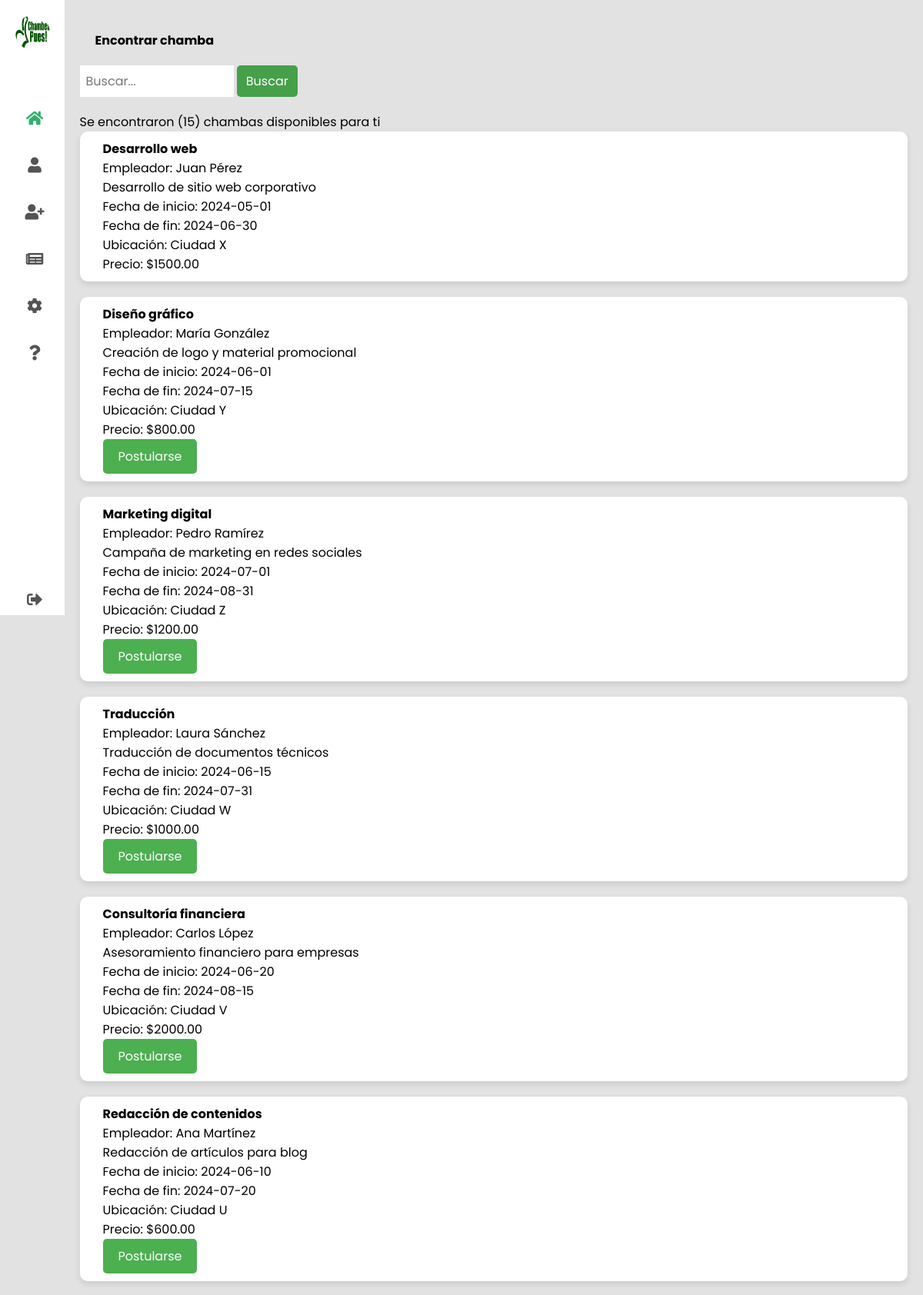
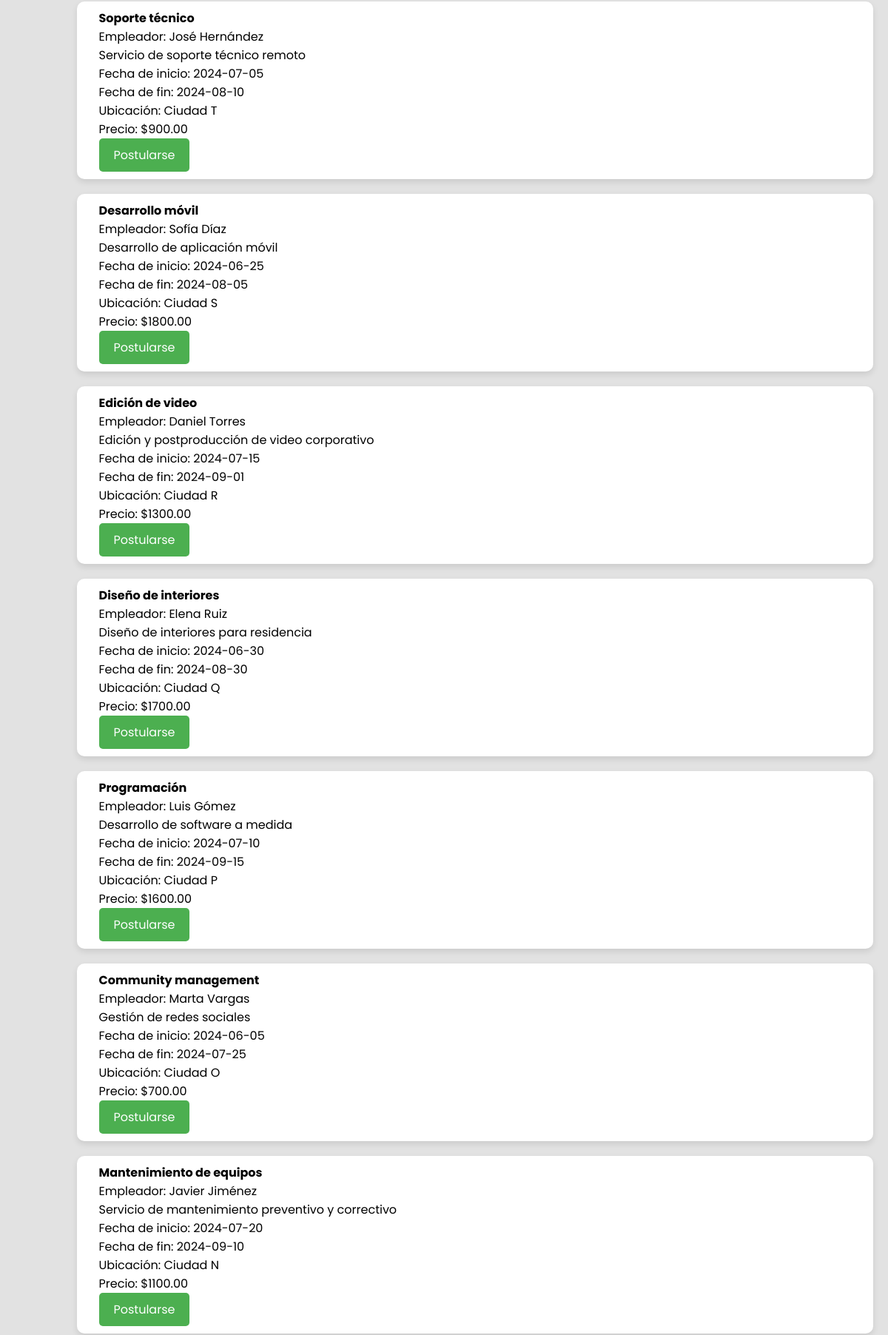
Screenshot of /inicio.php (signed in, upper part) with the database file from the repository (2 pictures, top to bottom).
### tables this page shows
CREATE TABLE `trabajos` (
    `trabajoID` INT PRIMARY KEY AUTO_INCREMENT,
    `foto` VARCHAR(255),
    `titulo` VARCHAR(255) NOT NULL,
    `descripcion` TEXT,
    `fecha_inicio` DATE,
    `fecha_fin` DATE,
    `ubicacion` VARCHAR(100),
    `precio` DECIMAL(10, 2),
    `empleadorID` INT,
    FOREIGN KEY (`empleadorID`) REFERENCES `usuarios`(`user_id`)
);

CREATE TABLE `usuarios` (
    `user_id` INT(11) PRIMARY KEY AUTO_INCREMENT,
    `nombre` VARCHAR(100),
    `apellido` VARCHAR(100),
    `edad` INT,
    `correo` VARCHAR(100) NOT NULL UNIQUE,
    `contrasena` VARCHAR(255) NOT NULL,
    `fecha_registro` TIMESTAMP,
    `estado` VARCHAR(255) NOT NULL
);

### inicio.php (the view, shortened to what this page needs)
<!DOCTYPE html>
<html lang="en">
<head>
    <link rel="stylesheet" href="style.css" />
    <link rel="stylesheet" href="https://cdnjs.cloudflare.com/ajax/libs/font-awesome/5.15.4/css/all.min.css" />
</head>
<body>
    <div class="container">
        <nav>
            <ul>
                <li><a href="" class="logo">
                        <img src="assets/logo chambea pues.png">
                        <span class="nav-item">
                        </span>
                    </a></li>
                <li><a href="inicio.php">
                        <i class="fas fa-home" style="color: #34AF6D;"></i>
                    </a></li>
                <li><a href="perfil.php">
                        <i class="fas fa-user"></i>
                    </a></li>
                <li><a href="chambas.php">
                        <i class="fas fa-user-plus"></i>
                    </a></li>
                <li><a href="publicar.php">
                        <i class="fas fa-newspaper"></i>
                    </a></li>
                <li><a href="configracion.php">
                        <i class="fas fa-cog"></i>
                    </a></li>
                <li><a href="ayuda.php">
                        <i class="fas fa-question"></i>
                    </a></li>
                <li><a href="cerrar.php" class="logout">
                        <i class="fas fa-sign-out-alt"></i>
                    </a></li>
            </ul>
        </nav>
        <section class="main">
            <div class="main-top">
            <h1>Encontrar chamba</h1>
</div>
<div class="search-filters">
    <form method="GET" action="<?php echo $_SERVER['PHP_SELF']; ?>">
        <input type="text" name="search" placeholder="Buscar...">
        <button type="submit">Buscar</button>
    </form>
</div>
<?php
include("config/conexion.php");
if (isset($_GET['search']) && !empty($_GET['search'])) {
    $search = $conexion->real_escape_string($_GET['search']);
    $sql = "SELECT t.trabajoID, t.foto, t.titulo, t.descripcion, t.fecha_inicio, t.fecha_fin, t.ubicacion, t.precio, t.empleadorID, u.nombre AS nombre_empleador, u.apellido AS apellido_empleador
            FROM trabajos AS t
            INNER JOIN usuarios AS u ON t.empleadorID = u.user_id
            WHERE t.titulo LIKE '%$search%' OR t.descripcion LIKE '%$search%'";
    $result = $conexion->query($sql);
    if ($result->num_rows > 0) {
        echo "<p>Se encontraron (" . $result->num_rows . ") chambas disponibles para ti</p>";
        while($row = $result->fetch_assoc()) {
            echo "<div class='job-card'>";
            echo "<div class='job-details'>";
            echo "<img src='acciones/foto_trabajo/icono.png' alt=''>";
            echo "</div>";
            echo "<div class='job-details'>";
            echo "<h2>" . $row['titulo'] . "</h2>";
            echo "<p>Empleador: " . $row['nombre_empleador'] . " " . $row['apellido_empleador'] . "</p>";
            echo "<p>" . $row['descripcion'] . "</p>";
            echo "<p>Fecha de inicio: " . $row['fecha_inicio'] . "</p>";
            echo "<p>Fecha de fin: " . $row['fecha_fin'] . "</p>";
            echo "<p>Ubicación: " . $row['ubicacion'] . "</p>";
            echo "<p>Precio: $" . $row['precio'] . "</p>";
            echo "<form action='tomar_chamba.php' method='POST'>";
            echo "<input type='hidden' name='trabajo_id' value='" . $row['trabajoID'] . "'>";
            $sql_check = "SELECT * FROM tomar_chamba WHERE trabajoID = " . $row['trabajoID'] . " AND usuarioID = " . $_SESSION['user_id'];
            $result_check = $conexion->query($sql_check);
            if ($result_check->num_rows > 0) {
                echo "<button type='submit' id='postularse-button' style='display: none'>Postularse</button>";
            } else {
                echo "<button type='submit' id='postularse-button'>Postularse</button>";
            }
            echo "</form>";
            echo "</div>";
            echo "</div>";
        }
    } else {
        echo "<p>No se encontraron trabajos disponibles.</p>";
    }
} else {
    $sql = "SELECT t.trabajoID, t.foto, t.titulo, t.descripcion, t.fecha_inicio, t.fecha_fin, t.ubicacion, t.precio, t.empleadorID, u.nombre AS nombre_empleador, u.apellido AS apellido_empleador
            FROM trabajos AS t
            INNER JOIN usuarios AS u ON t.empleadorID = u.user_id";
    $result = $conexion->query($sql);
    if ($result->num_rows > 0) {
        echo "<p>Se encontraron (" . $result->num_rows . ") chambas disponibles para ti</p>";
        while($row = $result->fetch_assoc()) {
            echo "<div class='job-card'>";
            echo "<div class='job-details'>";
            echo "</div>";
            echo "<div class='job-details'>";
            echo "<h2>" . $row['titulo'] . "</h2>";
            echo "<p>Empleador: " . $row['nombre_empleador'] . " " . $row['apellido_empleador'] . "</p>";
            echo "<p>" . $row['descripcion'] . "</p>";
            echo "<p>Fecha de inicio: " . $row['fecha_inicio'] . "</p>";
            echo "<p>Fecha de fin: " . $row['fecha_fin'] . "</p>";
            echo "<p>Ubicación: " . $row['ubicacion'] . "</p>";
            echo "<p>Precio: $" . $row['precio'] . "</p>";
            echo "<form action='tomar_chamba.php' method='POST'>";
            $sql_check = "SELECT * FROM tomar_chamba WHERE trabajoID = " . $row['trabajoID'] . " AND usuarioID = " . $_SESSION['user_id'];
            $result_check = $conexion->query($sql_check);
            if ($result_check->num_rows > 0) {
                echo "<button type='submit' id='postularse-button' style='display: none'>Postularse</button>";
            } else {
                echo "<button type='submit' id='postularse-button'>Postularse</button>";
            }
            echo "</form>";
            echo "</div>";
            echo "</div>";
        }
    } else {
        echo "<p>No se encontraron trabajos disponibles.</p>";
    }
}
?>
</body>
</html>

### adm/css/style.css (style rules this page uses)
* { box-sizing: border-box; font-family: -apple-system, BlinkMacSystemFont, "segoe ui", roboto, oxygen, ubuntu, cantarell, "ira sans", "droid sans", "helvetica neue", Arial, sans-serif; font-size: 16px; -webkit-font-smoothing: antialiased; -moz-osx-font-smoothing: grayscale; }
body { background-color: #ffffff; }

### inicio.php (style rules this page uses)
* { margin: 0; padding: 0; outline: none; border: none; text-decoration: none; box-sizing: border-box; font-family: "Poppins", sans-serif; }
body { background: rgb(226, 226, 226); }
nav { position: sticky; top: 0; bottom: 0; height: 100vh; left: 0; width: 90px; background: #fff; overflow: hidden; transition: 1s; }
.logo { text-align: center; display: flex; margin: 10px 0 0 10px; padding-bottom: 3rem; }
.logo img { width: 45px; height: 45px; border-radius: 50%; }
.logo span { font-weight: bold; padding-left: 15px; font-size: 18px; text-transform: uppercase; }
a { position: relative; width: 280px; font-size: 14px; color: rgb(85, 83, 83); display: table; padding: 10px; }
nav .fas { position: relative; width: 70px; height: 40px; top: 20px; font-size: 20px; text-align: center; }
.nav-item { position: relative; top: 17px; margin-left: 10px; }
.logout { position: absolute; bottom: 0; }
.container { display: flex; }
.main { position: relative; padding: 20px; width: 100%; }
.main-top { display: flex; width: 100%; }
h1 { margin: 20px; }
button { background-color: #4CAF50; border: none; color: white; padding: 10px 20px; text-align: center; text-decoration: none; display: inline-block; font-size: 16px; margin-top: auto; cursor: pointer; border-radius: 5px; }
.job-card { background-color: #ffffff; border-radius: 10px; box-shadow: 0 4px 8px rgba(0, 0, 0, 0.1); padding: 10px; margin-bottom: 20px; display: flex; flex-direction: row; align-items: center; }
.search-filters { margin-bottom: 20px; }
.search-filters input[type="text"] { padding: 8px; width: 200px; }
.search-filters button { padding: 8px 12px; background-color: #45a049; color: white; border: none; cursor: pointer; }

### rows the page displays
trabajos: titulo "Desarrollo web", empleadorID.nombre "Juan", empleadorID.apellido "Pérez", descripcion "Desarrollo de sitio web corporativo", fecha_inicio "2024-05-01", fecha_fin "2024-06-30", ubicacion "Ciudad X", precio "1500.00"
trabajos: titulo "Diseño gráfico", empleadorID.nombre "María", empleadorID.apellido "González", descripcion "Creación de logo y material promocional", fecha_inicio "2024-06-01", fecha_fin "2024-07-15", ubicacion "Ciudad Y", precio "800.00", shows "Postularse"
trabajos: titulo "Marketing digital", empleadorID.nombre "Pedro", empleadorID.apellido "Ramírez", descripcion "Campaña de marketing en redes sociales", fecha_inicio "2024-07-01", fecha_fin "2024-08-31", ubicacion "Ciudad Z", precio "1200.00", shows "Postularse"
trabajos: titulo "Traducción", empleadorID.nombre "Laura", empleadorID.apellido "Sánchez", descripcion "Traducción de documentos técnicos", fecha_inicio "2024-06-15", fecha_fin "2024-07-31", ubicacion "Ciudad W", precio "1000.00", shows "Postularse"
trabajos: titulo "Consultoría financiera", empleadorID.nombre "Carlos", empleadorID.apellido "López", descripcion "Asesoramiento financiero para empresas", fecha_inicio "2024-06-20", fecha_fin "2024-08-15", ubicacion "Ciudad V", precio "2000.00", shows "Postularse"
trabajos: titulo "Redacción de contenidos", empleadorID.nombre "Ana", empleadorID.apellido "Martínez", descripcion "Redacción de artículos para blog", fecha_inicio "2024-06-10", fecha_fin "2024-07-20", ubicacion "Ciudad U", precio "600.00", shows "Postularse"
trabajos: titulo "Soporte técnico", empleadorID.nombre "José", empleadorID.apellido "Hernández", descripcion "Servicio de soporte técnico remoto", fecha_inicio "2024-07-05", fecha_fin "2024-08-10", ubicacion "Ciudad T", precio "900.00", shows "Postularse"
trabajos: titulo "Desarrollo móvil", empleadorID.nombre "Sofía", empleadorID.apellido "Díaz", descripcion "Desarrollo de aplicación móvil", fecha_inicio "2024-06-25", fecha_fin "2024-08-05", ubicacion "Ciudad S", precio "1800.00", shows "Postularse"
trabajos: titulo "Edición de video", empleadorID.nombre "Daniel", empleadorID.apellido "Torres", descripcion "Edición y postproducción de video corporativo", fecha_inicio "2024-07-15", fecha_fin "2024-09-01", ubicacion "Ciudad R", precio "1300.00", shows "Postularse"
trabajos: titulo "Diseño de interiores", empleadorID.nombre "Elena", empleadorID.apellido "Ruiz", descripcion "Diseño de interiores para residencia", fecha_inicio "2024-06-30", fecha_fin "2024-08-30", ubicacion "Ciudad Q", precio "1700.00", shows "Postularse"
trabajos: titulo "Programación", empleadorID.nombre "Luis", empleadorID.apellido "Gómez", descripcion "Desarrollo de software a medida", fecha_inicio "2024-07-10", fecha_fin "2024-09-15", ubicacion "Ciudad P", precio "1600.00", shows "Postularse"
trabajos: titulo "Community management", empleadorID.nombre "Marta", empleadorID.apellido "Vargas", descripcion "Gestión de redes sociales", fecha_inicio "2024-06-05", fecha_fin "2024-07-25", ubicacion "Ciudad O", precio "700.00", shows "Postularse"
trabajos: titulo "Mantenimiento de equipos", empleadorID.nombre "Javier", empleadorID.apellido "Jiménez", descripcion "Servicio de mantenimiento preventivo y correctivo", fecha_inicio "2024-07-20", fecha_fin "2024-09-10", ubicacion "Ciudad N", precio "1100.00", shows "Postularse"

### other values shown
$result->num_rows "15"
